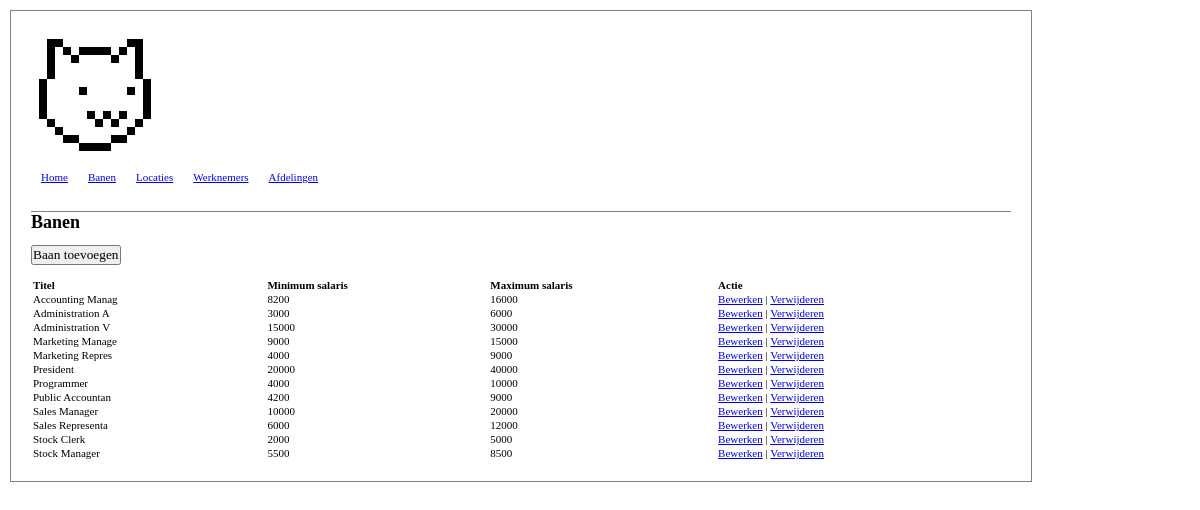
Page /?action=jobs on the committed database.
### tables this page shows
CREATE TABLE IF NOT EXISTS `jobs` (
  `JobID` int(11) NOT NULL auto_increment,
  `JobTitle` varchar(16) NOT NULL,
  `MinSalary` float NOT NULL,
  `MaxSalary` float NOT NULL,
  PRIMARY KEY  (`JobID`)
);

### inc/jobs.inc.php (the view, shortened to what this page needs)
<?php
	function displayAllJobs($mysqli) {
		$sql = "SELECT * FROM `Jobs` ORDER BY `JobTitle`";
		if (!$result = $mysqli->query($sql)) {
			http_response_code(503);
			echo '<h1>Database Error</h1>';
			exit(1);
		}
		echo'
<h1>Banen</h1>
<br>
<input type="button" onclick="document.location.href=\'/?action=addjob\';" value="Baan toevoegen">
<br>
<br>
<table>
<tr>
<th>Titel</th>
<th>Minimum salaris</th>
<th>Maximum salaris</th>
<th>Actie</th>
</tr>';
		while ($row = $result->fetch_assoc()) {
			$row = escapeArray($row);
			echo'
<tr>
<td>',$row['JobTitle'],'</td>
<td>',$row['MinSalary'],'</td>
<td>',$row['MaxSalary'],'</td>
<td><a href="/?action=editjob&id=',$row['JobID'],'">Bewerken</a> | <a href="javascript:confirmAction(\'Zeker weten?\', \'/?action=deletejob&id=',$row['JobID'],'\');">Verwijderen</a></td>
</tr>';
}
		echo '
</table>';
	}

### css/style.css (style rules this page uses)
* { margin: 0px; padding: 0px; font-family:verdana; }
body { margin:10px; }
table { width:100%; }
th { text-align:left; }
td, div, th { font-size:11px; }
h1 { font-size:18px; }

### rows in the picture
jobs: JobTitle "Accounting Manag", MinSalary "8200", MaxSalary "16000"
jobs: JobTitle "Administration A", MinSalary "3000", MaxSalary "6000"
jobs: JobTitle "Administration V", MinSalary "15000", MaxSalary "30000"
jobs: JobTitle "Marketing Manage", MinSalary "9000", MaxSalary "15000"
jobs: JobTitle "Marketing Repres", MinSalary "4000", MaxSalary "9000"
jobs: JobTitle "President", MinSalary "20000", MaxSalary "40000"
jobs: JobTitle "Programmer", MinSalary "4000", MaxSalary "10000"
jobs: JobTitle "Public Accountan", MinSalary "4200", MaxSalary "9000"
jobs: JobTitle "Sales Manager", MinSalary "10000", MaxSalary "20000"
jobs: JobTitle "Sales Representa", MinSalary "6000", MaxSalary "12000"
jobs: JobTitle "Stock Clerk", MinSalary "2000", MaxSalary "5000"
jobs: JobTitle "Stock Manager", MinSalary "5500", MaxSalary "8500"
